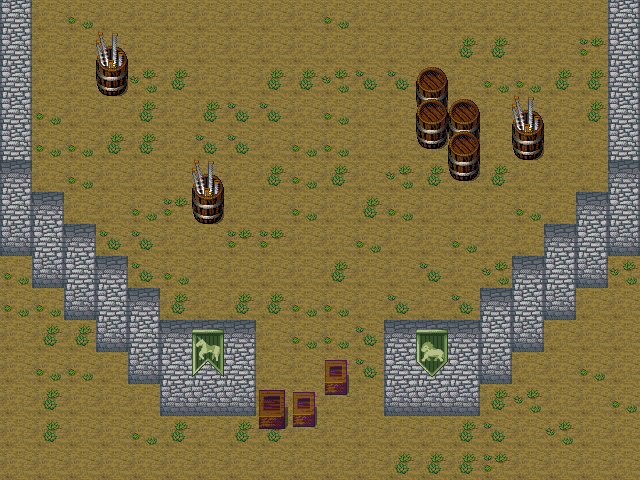

A level layout from a 2D game, rendered from its tile map. Below: a short description, then the map file with tile-grid data replaced by summaries:
An orthogonal 20x15 tile map with 32x32 px tiles, 4 tile layers (base, base, base, top) and 20 objects.

<map version="1.0" orientation="orthogonal" width="20" height="15" tilewidth="32" tileheight="32">
 <tileset firstgid="1" name="tileset" tilewidth="32" tileheight="32">
  <image source="../tileset.png" />
 </tileset>
 <layer name="base" width="20" height="15">
  <data>[300 cells, 300 non-empty, 6 distinct tile ids]</data>
 </layer>
 <layer name="base" width="20" height="15">
  <data>[300 cells, 65 non-empty, 15 distinct tile ids]</data>
 </layer>
 <layer name="base" width="20" height="15">
  <data>[300 cells, 4 non-empty, 4 distinct tile ids]</data>
 </layer>
 <layer name="top" width="20" height="15">
  <data>[300 cells, 11 non-empty, 6 distinct tile ids]</data>
 </layer>
 <objectgroup name="collision" width="20" height="15">
  <object name="" x="416" y="128" width="64" height="32" />
  <object name="" x="448" y="160" width="32" height="32" />
  <object name="" x="416" y="96" width="32" height="32" />
  <object name="" x="512" y="128" width="32" height="32" />
  <object name="" x="192" y="192" width="32" height="32" />
  <object name="" x="96" y="64" width="32" height="32" />
  <object name="" x="256" y="384" width="64" height="32" />
  <object name="" x="320" y="352" width="32" height="32" />
  <object name="" x="160" y="320" width="96" height="96" />
  <object name="" x="384" y="320" width="96" height="96" />
  <object name="" x="480" y="288" width="32" height="96" />
  <object name="" x="512" y="256" width="32" height="96" />
  <object name="" x="544" y="224" width="32" height="96" />
  <object name="" x="576" y="192" width="32" height="96" />
  <object name="" x="608" y="0" width="32" height="256" />
  <object name="" x="0" y="0" width="32" height="256" />
  <object name="" x="32" y="192" width="32" height="96" />
  <object name="" x="64" y="224" width="32" height="96" />
  <object name="" x="96" y="256" width="32" height="96" />
  <object name="" x="128" y="288" width="32" height="96" />
 </objectgroup>
</map>
